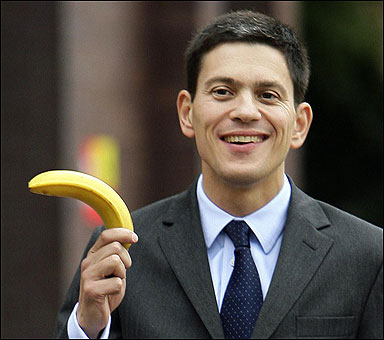
#> input picture testing/bananas-main.jpg, 384 x 340 px, given in place of the camera
$ python video_canny.py
#> lines starting #> are read from the running program, lines starting #| are printed output that depends on the picture
import numpy as np
import cv2

cap = cv2.VideoCapture(0)

while(True):
    # Capture frame-by-frame
    ret, frame = cap.read()
#> frame is the input picture: shape (340, 384, 3); mean B, G, R 66.1, 73.9, 80.8

    # Our operations on the frame come here
    gray = cv2.cvtColor(frame, cv2.COLOR_BGR2GRAY)
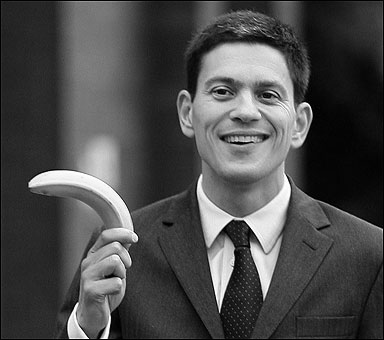
#> gray: shape (340, 384); min 0, max 255, mean 75.1
    blurred = cv2.GaussianBlur(gray, (5, 5), 0)
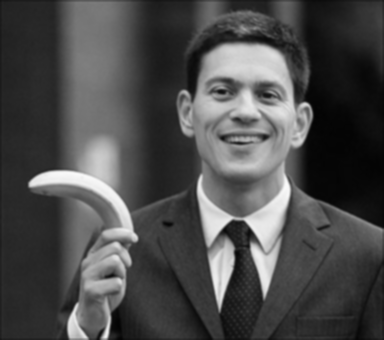
#> blurred: shape (340, 384); min 3, max 251, mean 75.3
    edged = cv2.Canny(blurred, 50, 190)
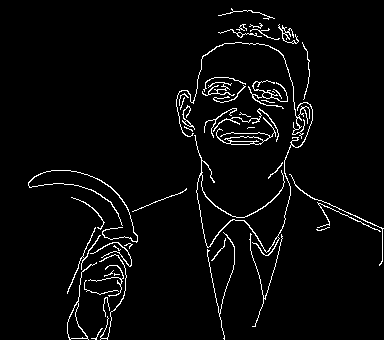
#> edged: shape (340, 384); 3.6% white in thin lines or dots

    # Display the resulting frame
    cv2.imshow('frame',edged)
    if cv2.waitKey(1) & 0xFF == ord('q'):
#> (key q is pressed here)
        break

# When everything done, release the capture
cap.release()
cv2.destroyAllWindows()
